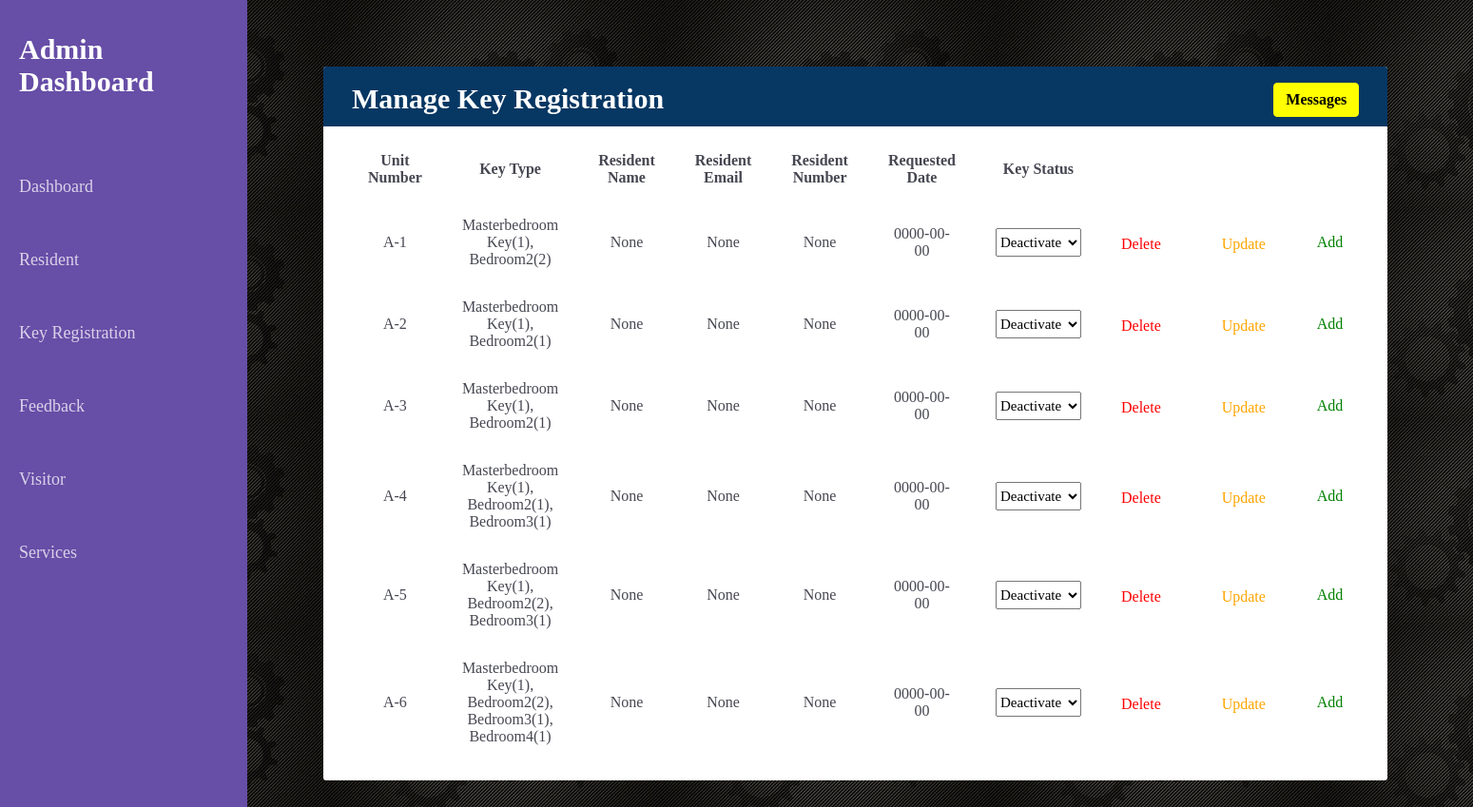
Page /code/admin/manage_keyRegistration.php on the committed database.
### tables this page shows
CREATE TABLE `keyregistration` (
  `keyRegistration_id` int(100) NOT NULL,
  `unit_number` varchar(10) NOT NULL,
  `key_type` varchar(255) NOT NULL,
  `keyRegistration_status` varchar(20) NOT NULL DEFAULT 'Deactivate',
  `keyRegistration_name` varchar(100) NOT NULL DEFAULT 'None',
  `keyRegistration_email` varchar(50) NOT NULL DEFAULT 'None',
  `keyRegistration_number` varchar(12) NOT NULL DEFAULT 'None',
  `keyRegistration_date` date NOT NULL
);

### code/admin/manage_keyRegistration.php (the view, shortened to what this page needs)
<?php include("data_connection.php");
?>
<!DOCTYPE html>
<html lang="en">
 <head>
	<link rel="stylesheet" href="https://cdnjs.cloudflare.com/ajax/libs/remixicon/3.5.0/remixicon.css">
	<link rel="stylesheet" href="css/styles.css" />
 </head>
  <body>
    <div class="grid-container">
       <?php include 'sidebar.php'; ?>
      <main class="main-container">
        <div class="container">
	<div class="table-responsive">
		<div class="table-wrapper">
			<div class="table-title">
						<h2>Manage <b>Key Registration</b><a href="view_message.php" class="messageBtn"><i class="ri-notification-badge-fill"></i></i> Messages</a></h2>
			</div>
			<table class="table">
				<thead>
					<tr>
						<th>Unit Number</th>
						<th>Key Type</th>
						<th>Resident Name</th>
						<th>Resident Email</th>
						<th>Resident Number</th>
						<th>Requested Date</th>
						<th>Key Status</th>
					</tr>
				</thead>
				<tbody>
				<?php
					$results = mysqli_query($connect, "SELECT * FROM `keyregistration`");
					if(mysqli_num_rows($results) > 0){
					while($row = mysqli_fetch_assoc($results)){
				?>
					<tr>
						<td><?php echo $row['unit_number']; ?></td>
						<td><?php echo $row['key_type']; ?></td>
						<td><?php echo $row['keyRegistration_name']; ?></td>
						<td><?php echo $row['keyRegistration_email']; ?></td>
						<td><?php echo $row['keyRegistration_number']; ?></td>
						<td><?php echo $row['keyRegistration_date']; ?></td>
						<form action="" method="POST">
						<td class="status">
						<select name="key-status" class="drop-down">
							<option value="" selected disabled><?= $row['keyRegistration_status']; ?></option>
						</select></td>
						<div class="flex-btn">
							<td><i class="ri-delete-bin-fill"></i><a href="manage_keyRegistration.php?delete=<?= $row['keyRegistration_id']; ?>"  class="Deletebtn" onclick="return confirm('Are You Sure You Want To Delete This Resident Account?');">Delete</a></td>
							<td><button type="submit" style="cursor: pointer;" class="Updatebtn" name="update-status"><i class="ri-edit-box-fill"></i> Update</button></td>
							<td><a href="manage_keyRegistration.php?add=<?= $row['keyRegistration_id']; ?>" class="Addbtn"><i class="ri-user-add-fill"></i>Add</a></td>
						</div>
						</form>
					</tr>
				<?php
				};
					}
				else
				{
					echo '<p class="empty">None</p>';
				}
				?>
				</tbody>
			</table>
	</div>
</div>
</div>
      </main>
    </div>
  </body>
</html>

### code/admin/sidebar.php (shortened to what this page needs)
   <aside id="sidebar">
     <div class="sidebar-title">
       <div class="sidebar-brand">
         <i class="ri-account-box-fill"></i></i> Admin Dashboard
       </div>
     </div>
     <ul class="sidebar-list">
<li class="sidebar-list-item">
  <i class="ri-dashboard-2-fill"></i></i><a href="admin_landing.php"> Dashboard</a>
       </li>
       <li class="sidebar-list-item">
  <i class="ri-user-settings-fill"></i><a href="manage_resident.php"> Resident</a>
       </li>
       <li class="sidebar-list-item">
           <i class="ri-folder-keyhole-fill"></i><a href="manage_keyRegistration.php"> Key Registration</a>
       </li>
       <li class="sidebar-list-item">
           <i class="ri-feedback-fill"></i></i><a href="ManageFeedbackComplaintsPhotos.php"> Feedback</a>
       </li>
       <li class="sidebar-list-item">
            <i class="ri-user-2-fill"></i></i><a href="ManageVisitorRegistration.php"> Visitor</a>
       </li>
       <li class="sidebar-list-item">
           <i class="ri-service-fill"></i></i><a href="admin_event.php"> Services </a>
       </li>
     </ul>
   </aside>

### code/admin/css/styles.css (style rules this page uses)
* { box-sizing: border-box; padding: 0; margin: 0; }
body, input, button { font-family: Average; font-size: 17px; }
body { background-image: url("image/admin_bg.jpg"); background-size: cover; background-repeat: no-repeat; background-position-x: center; background-position-y: center; }
a { text-decoration: none; }
#sidebar { grid-area: sidebar; height: 100%; background-color: #674EA7; color: rgb(255, 255, 255); overflow-y: auto; font-family:Average; }
.sidebar-title { display: flex; justify-content: space-between; align-items: center; padding: 20px 20px 20px 20px; margin-bottom: 30px; }
.sidebar-brand { margin-top: 15px; font-size: 30px; font-weight: 700; }
.sidebar-list { padding: 0; margin-top: 15px; list-style-type: none; color:white; }
.sidebar-list-item { padding: 20px 20px 20px 20px; font-size: 18px; }
.sidebar-list-item > a { text-decoration: none; color:#D9D2E9; }

### rows in the picture
keyregistration: unit_number "A-1", key_type "Masterbedroom Key(1), Bedroom2(2)", keyRegistration_name "None", keyRegistration_email "None", keyRegistration_number "None", keyRegistration_date "0000-00-00", key-status "Deactivate"
keyregistration: unit_number "A-2", key_type "Masterbedroom Key(1), Bedroom2(1)", keyRegistration_name "None", keyRegistration_email "None", keyRegistration_number "None", keyRegistration_date "0000-00-00", key-status "Deactivate"
keyregistration: unit_number "A-3", key_type "Masterbedroom Key(1), Bedroom2(1)", keyRegistration_name "None", keyRegistration_email "None", keyRegistration_number "None", keyRegistration_date "0000-00-00", key-status "Deactivate"
keyregistration: unit_number "A-4", key_type "Masterbedroom Key(1), Bedroom2(1), Bedroom3(1)", keyRegistration_name "None", keyRegistration_email "None", keyRegistration_number "None", keyRegistration_date "0000-00-00", key-status "Deactivate"
keyregistration: unit_number "A-5", key_type "Masterbedroom Key(1), Bedroom2(2), Bedroom3(1)", keyRegistration_name "None", keyRegistration_email "None", keyRegistration_number "None", keyRegistration_date "0000-00-00", key-status "Deactivate"
keyregistration: unit_number "A-6", key_type "Masterbedroom Key(1), Bedroom2(2), Bedroom3(1), Bedroom4(1)", keyRegistration_name "None", keyRegistration_email "None", keyRegistration_number "None", keyRegistration_date "0000-00-00", key-status "Deactivate"
